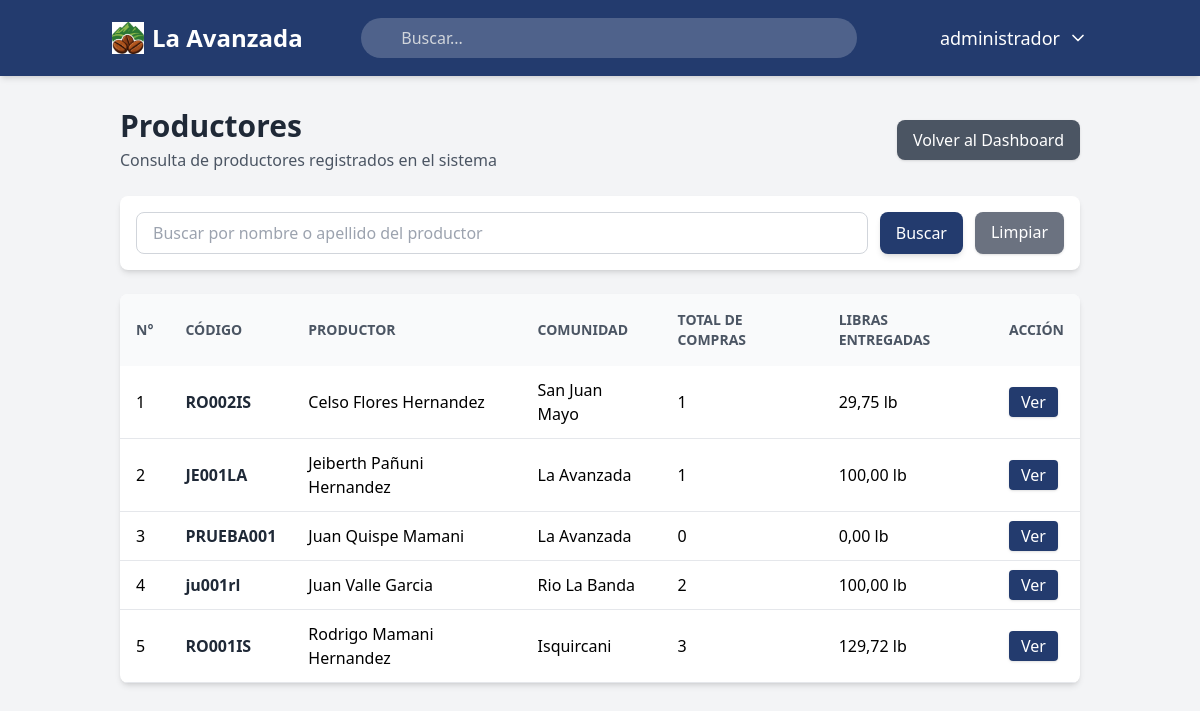
The app's page /productores/ (signed in) with its own data.
### usuarios/models.py (models this page shows)
class Usuario(AbstractUser): # CREAMOS LA CLASE USUARIO
    usuario_id = models.AutoField(primary_key=True) #CAMPO USUARIO ID, ES NUMEROS AUTOMATICOS Y ES LLAVE PRIMARIA
    USERNAME_FIELD = 'username' # CAMPO PARA INICIAR SESION
    class Meta: # CONFIGURACIONES EXTRAS en la bd
        db_table = 'usuarios' # nombre de la tabla
        verbose_name = 'Usuario' # definimos en sigular el modelo dentro del panel de django
        verbose_name_plural = 'Usuarios' # define como se mostrara en plural en django

### productores/models.py (models this page shows, shortened)
class Productor(models.Model):
    OPCIONES_ESTADO = [
        ('Activo', 'Activo'),
        ('Inactivo', 'Inactivo'),
    ]
    id_productor = models.AutoField(primary_key=True) #llave primaria
    codigo_productor = models.CharField(
        max_length=20,
        unique=True,
        verbose_name='Código del productor'
    )
    nombre = models.CharField(
        max_length=100,
        verbose_name='Nombre'
    )
    apellido_paterno = models.CharField(
        max_length=100,
        verbose_name='Apellido paterno'
    )
    apellido_materno = models.CharField(
        max_length=100,
        blank=True, # no pasa nada si se queda vacio
        verbose_name='Apellido materno'
    )
    comunidad = models.ForeignKey(
        Comunidad,
        on_delete=models.PROTECT,
        related_name='productores',
        verbose_name='Comunidad'
    )
    usuario = models.OneToOneField(
        settings.AUTH_USER_MODEL,
        on_delete=models.SET_NULL,
        null=True,
        blank=True,
        related_name='productor',
        verbose_name='Usuario de acceso'
    )
    estado = models.CharField(
        max_length=20,
        choices=OPCIONES_ESTADO,
        default='Activo',
        verbose_name='Estado'
    )
    creado_por = models.ForeignKey(
        settings.AUTH_USER_MODEL,
        on_delete=models.SET_NULL,
        null=True,
        blank=True,
        related_name='productores_creados',
        verbose_name='Creado por'
    )
    fecha_registro = models.DateTimeField(
        auto_now_add=True,
        verbose_name='Fecha de registro'
    )
    editado_por = models.ForeignKey(
        settings.AUTH_USER_MODEL,
        on_delete=models.SET_NULL,
        null=True,
        blank=True,
        related_name='productores_editados',
        verbose_name='Editado por'
    )
    fecha_edicion = models.DateTimeField(
        auto_now=True,
        verbose_name='Fecha de edición'
    )
    class Meta:
        db_table = 'productores'
        verbose_name = 'Productor'
        verbose_name_plural = 'Productores'
    def nombre_completo(self):
        return f"{self.nombre} {self.apellido_paterno} {self.apellido_materno}".strip()

### comunidades/models.py (models this page shows, shortened)
class Comunidad(models.Model): # modelo comunidad
    OPCIONES_ESTADO = [ # servira para poner activo e inactivo pero nunca delete de nuestro sistmas la comunidad
        ('Activo', 'Activo'),
        ('Inactivo', 'Inactivo'),
    ]
    id_comunidad = models.AutoField(primary_key=True) ## llave primaria
    nombre_comunidad = models.CharField(max_length=100, unique=True, verbose_name='Nombre de la comunidad') # nombre de la comunidad
    estado = models.CharField(max_length=20, choices=OPCIONES_ESTADO, default='Activo', verbose_name='Estado') # estado de la comunidad
    creado_por = models.ForeignKey( # quien lo creo
        settings.AUTH_USER_MODEL,
        on_delete=models.SET_NULL,
        null=True,
        related_name='comunidades_creadas',
        verbose_name='Creado por'
    )
    fecha_creacion = models.DateTimeField(auto_now_add=True, verbose_name='Fecha de creación') # fecha de la crecion
    editado_por = models.ForeignKey(
        settings.AUTH_USER_MODEL,
        on_delete=models.SET_NULL,
        null=True,
        blank=True,
        related_name='comunidades_editadas',
        verbose_name='Editado por'
    )
    fecha_edicion = models.DateTimeField(auto_now=True, verbose_name='Fecha de edición') # la fecha de la edidion
    class Meta:
        db_table = 'comunidades' # nombre de la tabla
        verbose_name = 'Comunidad'
        verbose_name_plural = 'Comunidades'

### productores/views.py (the view, shortened to what this page needs)
# urls.py: path('', views.lista_productores, name='lista_productores'),
@login_required
def lista_productores(request):
    permiso = obtener_permiso_productores(request.user)
    if permiso == 0:
        return redirect('dashboard')
    productores = Productor.objects.select_related(
        'comunidad',
        'usuario'
    ).annotate(
        total_compras_real=Count('compras_cafe'),
        total_libras_real=Coalesce(
            Sum('compras_cafe__total_libras'),
            Value(Decimal('0.00')),
            output_field=DecimalField(max_digits=10, decimal_places=2)
        )
    ).order_by(
        'nombre',
        'apellido_paterno'
    )
    buscar = request.GET.get('buscar')
    paginator = Paginator(productores, 15)
    page_number = request.GET.get('page')
    page_obj = paginator.get_page(page_number)
    contexto = {
        'page_obj': page_obj,
    }
    return render(request, 'productores/lista_productores.html', contexto)

### principal/context_processors.py (called while the page is built)
def obtener_permisos(request):
    permisos = { # los modulos
        'registrar_compras_cafe': 0,
        'historial_compras': 0,
        'comunidades': 0,
        'productores': 0,
        'registro_ventas_cafe': 0,
        'analisis_predicciones': 0,
        'roles_usuarios': 0,
    }
    roles = []
    if request.user.is_authenticated:
        roles_usuario = UsuarioRol.objects.filter(usuario=request.user)
        roles = [usuario_rol.rol.nombre_rol for usuario_rol in roles_usuario]
        for usuario_rol in roles_usuario:
            rol = usuario_rol.rol
            for modulo in permisos.keys():
                permiso_actual = getattr(rol, modulo, 0)
                if permiso_actual > permisos[modulo]:
                    permisos[modulo] = permiso_actual
    return {
        'permisos': permisos,
        'roles': roles,
    }

### productores/views.py (called while the page is built)
def obtener_permiso_productores(usuario):
    roles_usuario = UsuarioRol.objects.filter(usuario=usuario)
    permiso_maximo = 0
    for usuario_rol in roles_usuario:
        rol = usuario_rol.rol
        permiso_actual = getattr(rol, 'productores', 0)
        if permiso_actual > permiso_maximo:
            permiso_maximo = permiso_actual
    return permiso_maximo

### productores/templates/productores/lista_productores.html (shortened to what this page needs)
{% extends 'principal/base.html' %}
{% block content %}
<div class="max-w-7xl mx-auto">
  <div class="flex flex-col md:flex-row md:items-center md:justify-between gap-4 mb-6">
    <div>
      <h1 class="text-3xl font-bold text-gray-800">Productores</h1>
      <p class="text-gray-600 mt-1">
        Consulta de productores registrados en el sistema
      </p>
    </div>
    <a href="{% url 'dashboard' %}"
       class="bg-gray-600 hover:bg-gray-700 text-white px-4 py-2 rounded-lg shadow text-center">
      Volver al Dashboard
    </a>
  </div>
  <div class="bg-white rounded-lg shadow-md p-4 mb-6">
    <form method="get" class="flex flex-col md:flex-row gap-3">
      <input type="text"
             name="buscar"
             value="{{ request.GET.buscar }}"
             placeholder="Buscar por nombre o apellido del productor"
             autocomplete="off"
             class="w-full border border-gray-300 rounded-lg px-4 py-2 focus:outline-none focus:ring-2 focus:ring-[#233b6e]" />
      <button type="submit"
              class="w-full md:w-auto bg-[#233b6e] text-white px-4 py-2 rounded-lg shadow-md hover:bg-[#1a2c53] transition-colors duration-300">
        Buscar
      </button>
      <a href="{% url 'productores:lista_productores' %}"
         class="bg-gray-500 hover:bg-gray-600 text-white px-4 py-2 rounded-lg shadow text-center">
        Limpiar
      </a>
    </form>
  </div>
  <div class="bg-white rounded-lg shadow-md overflow-hidden">
    <div class="overflow-x-auto">
      <table class="min-w-full border-collapse">
        <thead class="bg-gray-50 text-gray-600 uppercase text-sm">
          <tr>
            <th class="px-4 py-4 text-left font-semibold">N°</th>
            <th class="px-4 py-4 text-left font-semibold">Código</th>
            <th class="px-4 py-4 text-left font-semibold">Productor</th>
            <th class="px-4 py-4 text-left font-semibold">Comunidad</th>
            <th class="px-4 py-4 text-left font-semibold">Total de compras</th>
            <th class="px-4 py-4 text-left font-semibold">Libras entregadas</th>
            <th class="px-4 py-4 text-left font-semibold">Acción</th>
          </tr>
        </thead>
        <tbody>
          {% for productor in page_obj %}
          <tr class="border-b hover:bg-gray-50">
            <td class="px-4 py-3">
              {{ page_obj.start_index|add:forloop.counter0 }}
            </td>
            <td class="px-4 py-3 font-semibold text-gray-800">
              {{ productor.codigo_productor }}
            </td>
            <td class="px-4 py-3">
              {{ productor.nombre_completo }}
            </td>
            <td class="px-4 py-3">
              {{ productor.comunidad.nombre_comunidad }}
            </td>
            <td class="px-4 py-3">
              {{ productor.total_compras_real }}
            </td>
            <td class="px-4 py-3">
              {{ productor.total_libras_real|floatformat:2 }} lb
            </td>
            <td class="px-4 py-3">
              <a href="{% url 'productores:detalle_productor' productor.pk %}"
                 class="bg-[#233b6e] hover:bg-[#1a2c53] text-white px-3 py-1 rounded shadow transition-colors duration-300">
                Ver
              </a>
            </td>
          </tr>
          {% endfor %}
        </tbody>
      </table>
    </div>
  </div>
</div>
{% endblock %}

### principal/templates/principal/base.html (shortened to what this page needs)
{% load static %}
<!DOCTYPE html>
<html lang="es">
<head>
    <script src="https://cdn.tailwindcss.com"></script>
</head>
<body class="bg-gray-100 font-sans">
    <nav class="bg-[#233b6e] text-white shadow-md">
        <div class="container mx-auto px-4 py-4 flex flex-col md:flex-row justify-between items-center space-y-4 md:space-y-0">
            <a href="{% url 'dashboard' %}" class="flex items-center gap-2 text-2xl font-bold rounded-lg px-2 py-1 transition-all hover:bg-white/10">
                <img src="{% static 'img/logoavanzada2.jpg' %}" alt="La Avanzada" class="h-8 w-8">
                <span>La Avanzada</span>
            </a>
            <div class="relative w-full md:w-1/2">
                <input
                    type="text"
                    id="transaction-input"
                    placeholder="Buscar..."
                    class="w-full bg-white/20 text-white rounded-full py-2 pl-10 pr-4 focus:outline-none focus:ring-2 focus:ring-white/50 placeholder-gray-300"
                >
            </div>
            <div class="flex items-center space-x-6">
                <div class="relative">
                    <button id="user-menu-button" class="flex items-center space-x-2 text-lg font-medium transition-all hover:bg-white/10 p-2 rounded-lg">
                        <span>{{ user.first_name|default:user.username }}</span>
                        <svg xmlns="http://www.w3.org/2000/svg" width="20" height="20"
                             viewBox="0 0 24 24" fill="none" stroke="currentColor"
                             stroke-width="2" stroke-linecap="round" stroke-linejoin="round"
                             class="lucide lucide-chevron-down">
                            <path d="m6 9 6 6 6-6"></path>
                        </svg>
                    </button>
                </div>
            </div>
        </div>
    </nav>
    <main class="container mx-auto p-8">
        {% block content %}
        {% endblock content %}
    </main>
</body>
</html>

### records on screen
Usuario: first_name "administrador"
Productor: start_index|add "1", codigo_productor "RO002IS", nombre_completo "Celso Flores Hernandez", comunidad.nombre_comunidad "San Juan Mayo", total_compras_real "1", total_libras_real "29,75"
Productor: start_index|add "2", codigo_productor "JE001LA", nombre_completo "Jeiberth Pañuni Hernandez", comunidad.nombre_comunidad "La Avanzada", total_compras_real "1", total_libras_real "100,00"
Productor: start_index|add "3", codigo_productor "PRUEBA001", nombre_completo "Juan Quispe Mamani", comunidad.nombre_comunidad "La Avanzada", total_compras_real "0", total_libras_real "0,00"
Productor: start_index|add "4", codigo_productor "ju001rl", nombre_completo "Juan Valle Garcia", comunidad.nombre_comunidad "Rio La Banda", total_compras_real "2", total_libras_real "100,00"
Productor: start_index|add "5", codigo_productor "RO001IS", nombre_completo "Rodrigo Mamani Hernandez", comunidad.nombre_comunidad "Isquircani", total_compras_real "3", total_libras_real "129,72"
